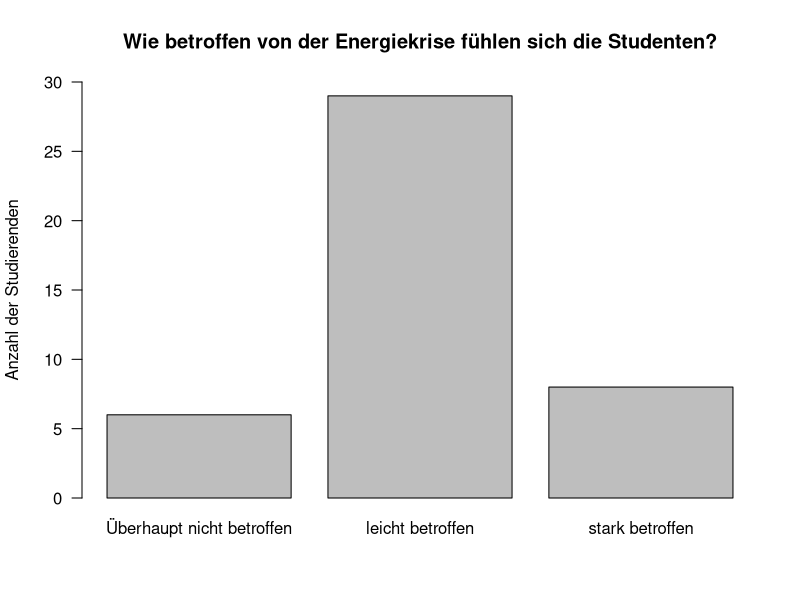
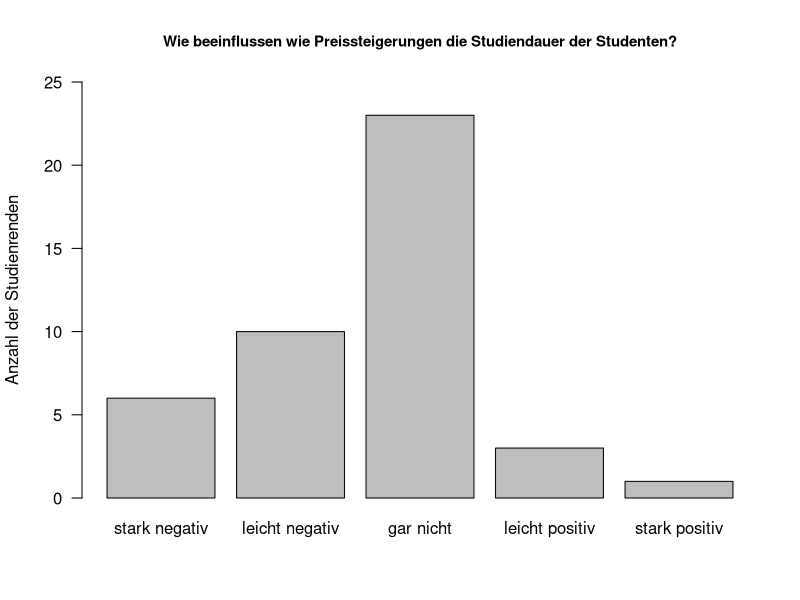
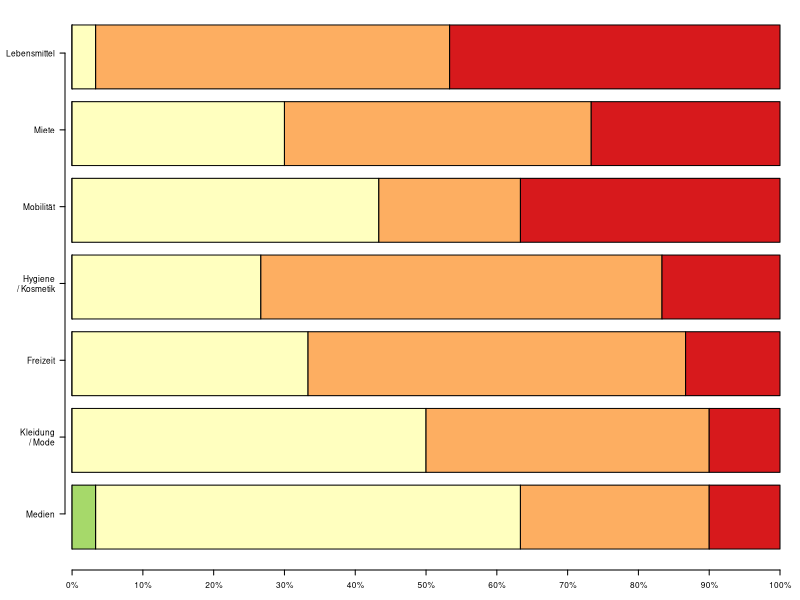
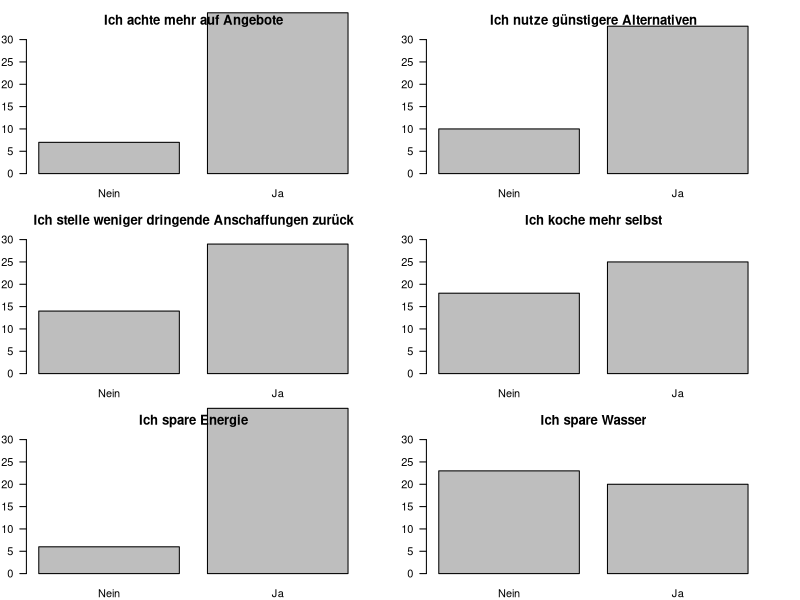

The R script that drew these images, in order:
## ---- chunk 1
# Add packages you need here!
library(knitr)
## ---- chunk 2
tau <- read.csv('tau.csv')
str(tau)
## ---- chunk 3
barplot(table(tau$Betroffenheit),
        names.arg = c("Überhaupt nicht betroffen", "leicht betroffen",
                      "stark betroffen"),
        ylab = "Anzahl der Studierenden", ylim = c(0,30), las = 1,
        main = "Wie betroffen von der Energiekrise fühlen sich die Studenten?")
## ---- chunk 4
barplot(table(tau$Einfluss.Studiendauer),
        names.arg = c("stark negativ", "leicht negativ", "gar nicht",
                      "leicht positiv", "stark positiv"),
        ylab = "Anzahl der Studienrenden", ylim = c(0,25), las = 1,
        main = "Wie beeinflussen wie Preissteigerungen die Studiendauer der Studenten?", cex.main=0.9)
## ---- chunk 5
ausgabe <- tau[seq(3,9)]
library(stringr)
cnames <- colnames(ausgabe)
cnames <- str_replace(cnames, "Ausgabe\\.", "")
cnames <- str_replace(cnames, "\\.", "\n/ ")
colnames(ausgabe) <- cnames
ausgabe <- na.omit(ausgabe)
rownum <- nrow(ausgabe)
for( i in seq(-2, 2) ) {
    ausgabe <- rbind(ausgabe, rep(i, ncol(ausgabe)))
}
ausgabe <- ausgabe[,order(colMeans(ausgabe))] # nach Mittelwert ordnen
ratio <- (apply(ausgabe, 2, table)-1)/rownum

par(cex = 0.5, las = 1, mar = c(3, 6.5, .4, 2)) # Groesse der Beschriftung, horizontale Labels
library(RColorBrewer) # Paket für Farbverlauf Gruen -> Gelb -> Rot
barplot(ratio, 
        horiz = TRUE, # Horizontaler Barplot
        col = brewer.pal(5,"RdYlGn")[5:1], # Farben (richtig sortieren)
        xaxt = "n", yaxt = "n") # Achsen zunaechst nicht plotten
# x-Achse:
axis(1, at = seq(0, 1, length.out=11), labels = c(paste(10*0:10, "%", sep ="")))
# y-Achse (Namen = Variablnamen)
axis(2, at = seq(.75,7.96, length.out = ncol(ausgabe)), labels = colnames(ausgabe))
## ---- chunk 6
ausgabe <- tau[seq(3,9)]
cnames <- colnames(ausgabe)
cnames <- str_replace(cnames, "Ausgabe\\.", "")
cnames <- str_replace(cnames, "\\.", "/")
colnames(ausgabe) <- cnames
kable(cov(na.omit(ausgabe)), digits=3)
## ---- chunk 7
par(mfrow = c(3, 2), mar = c(2, 2, 3, 3)) 

barplot(table(tau$Verhalten.Angebote), names.arg = c("Nein", "Ja"),
        ylab = "Anzahl der Studierenden", ylim = c(0,30),
        main = "Ich achte mehr auf Angebote")

barplot(table(tau$Verhalten.Alternativen), names.arg = c("Nein", "Ja"),
        ylab = "Anzahl der Studierenden", ylim= c(0,30),
        main = "Ich nutze günstigere Alternativen")
        
barplot(table(tau$Verhalten.Anschaffungen), names.arg = c("Nein", "Ja"),
        ylab = "Anzahl der Studierenden", ylim = c(0,30),
        main = "Ich stelle weniger dringende Anschaffungen zurück")

barplot(table(tau$Verhalten.Kochen), names.arg = c("Nein", "Ja"),
        ylab = "Anzahl der Studierenden", ylim = c(0,30),
        main = "Ich koche mehr selbst")

barplot(table(tau$Verhalten.Energie.sparen), names.arg = c("Nein", "Ja"),
        ylab = "Anzahl der Studierenden", ylim = c(0,30),
        main = "Ich spare Energie")

barplot(table(tau$Verhalten.Wasser.sparen), names.arg = c("Nein", "Ja"),
        ylab = "Anzahl der Studierenden", ylim = c(0,30),
        main = "Ich spare Wasser")
